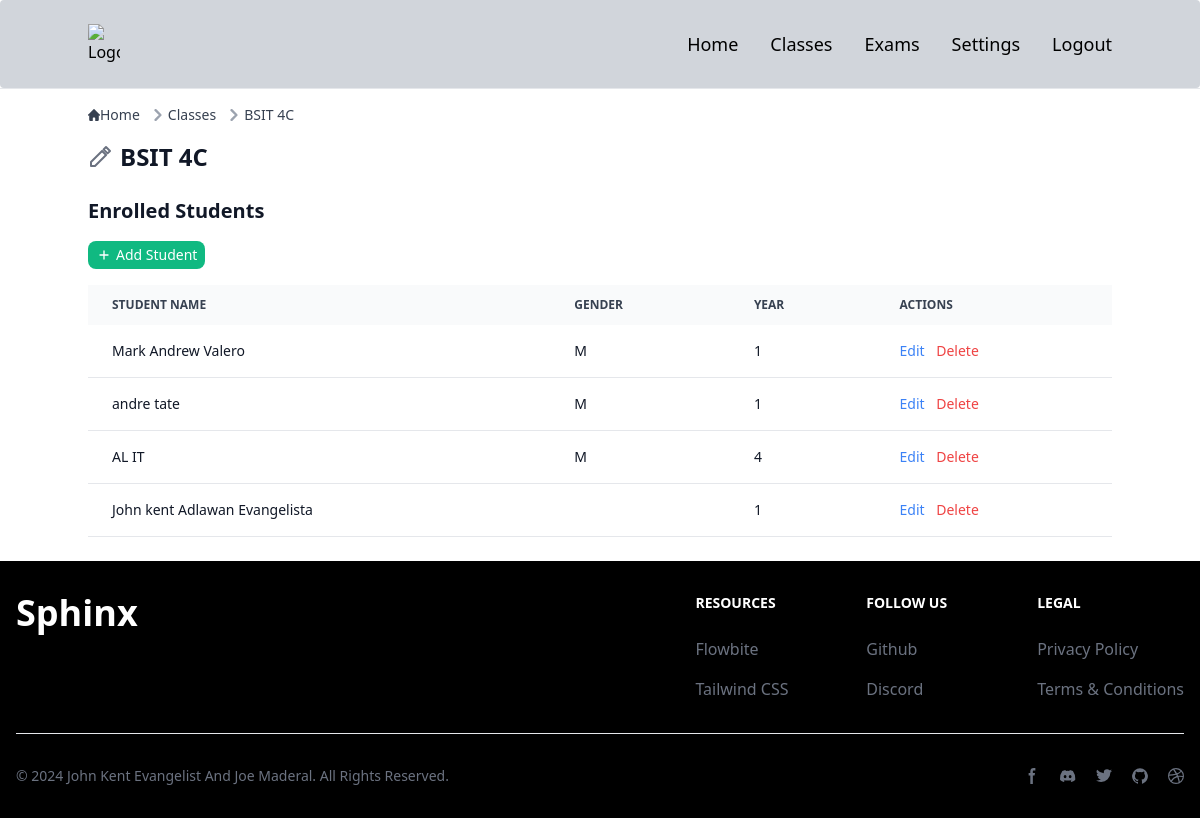
Screenshot of /classes/1/ (signed in) with the database file from the repository.
### smartscoreapp/models.py (models this page shows, shortened)
class Class(models.Model):
    name = models.CharField(max_length=100)
    description = models.TextField(blank=True)
    user = models.ForeignKey(settings.AUTH_USER_MODEL, on_delete=models.CASCADE)

class Student(models.Model):
    GENDER_CHOICES = [
        ('M', 'Male'),
        ('F', 'Female'),
        ('O', 'Other'),
    ]
    name = models.CharField(max_length=100)
    year = models.IntegerField()
    gender = models.CharField(max_length=1, choices=GENDER_CHOICES)
    assigned_class = models.ForeignKey(Class, on_delete=models.CASCADE, related_name='students')

### smartscoreapp/views.py (the view)
# urls.py: path('classes/<int:class_id>/', class_detail_view, name='class_detail'),
@login_required
def class_detail_view(request, class_id):
    user_instance = request.user  # Get the logged-in User instance
    class_instance = get_object_or_404(Class, id=class_id)
    if class_instance.user != user_instance:
        raise PermissionDenied("You are not authorized to view this class.")
    students = Student.objects.filter(assigned_class=class_instance)
    context = {
        'class': class_instance,
        'students': students,
    }
    return render(request, 'class_detail.html', context)

### templates/classes/class_detail.html (shortened to what this page needs)
{% extends "base.html" %}
{% block content %}
  <nav class="flex mb-4" aria-label="Breadcrumb">
    <ol class="inline-flex items-center space-x-1 md:space-x-2 rtl:space-x-reverse">
      <li class="inline-flex items-center">
        <a href="{% url 'index' %}" class="inline-flex items-center text-sm font-medium text-gray-700 hover:text-blue-600 dark:text-gray-400 dark:hover:text-white">
          Home
        </a>
      </li>
      <li class="flex items-center">
        <svg class="rtl:rotate-180 w-3 h-3 text-gray-400 mx-1" aria-hidden="true" xmlns="http://www.w3.org/2000/svg" fill="none" viewBox="0 0 6 10">
          <path stroke="currentColor" stroke-linecap="round" stroke-linejoin="round" stroke-width="2" d="m1 9 4-4-4-4"/>
        </svg>
        <a href="{% url 'classes' %}" class="text-sm font-medium text-gray-700 hover:text-blue-600 dark:text-gray-400 dark:hover:text-white">Classes</a>
      </li>
      <li class="flex items-center">
        <svg class="rtl:rotate-180 w-3 h-3 text-gray-400 mx-1" aria-hidden="true" xmlns="http://www.w3.org/2000/svg" fill="none" viewBox="0 0 6 10">
          <path stroke="currentColor" stroke-linecap="round" stroke-linejoin="round" stroke-width="2" d="m1 9 4-4-4-4"/>
        </svg>
        <span class="text-sm font-medium text-gray-700 dark:text-gray-400">{{ class.name }}</span>
      </li>
    </ol>
  </nav>
  <div class="mb-6 flex items-center cursor-pointer" onclick="openUpdateClassModal()">
    <h1 class="text-2xl font-semibold text-gray-900 dark:text-white" onclick="openUpdateClassModal()">{{ class.name }}</h1>
  </div>
  <h2 class="text-xl font-semibold text-gray-900 dark:text-white mb-4">Enrolled Students</h2>
  <div class="mb-4">
    <button
      class="flex items-center text-sm text-white bg-green-500 hover:bg-green-600 px-2 py-1 rounded-lg focus:outline-none"
      onclick="openAddStudentModal()">
      <svg class="w-4 h-4 mr-1" fill="none" stroke="currentColor" viewBox="0 0 24 24" xmlns="http://www.w3.org/2000/svg">
        <path stroke-linecap="round" stroke-linejoin="round" stroke-width="2" d="M12 6v6m0 0v6m0-6h6m-6 0H6"></path>
      </svg>
      Add Student
    </button>
  </div>
<div class="relative overflow-x-auto mb-6">
  <table class="w-full text-sm text-left rtl:text-right text-gray-500 dark:text-gray-400">
    <thead class="text-xs text-gray-700 uppercase bg-gray-50 dark:bg-gray-700 dark:text-gray-400">
      <tr>
        <th scope="col" class="px-6 py-3">Student Name</th>
        <th scope="col" class="px-6 py-3">Gender</th>
        <th scope="col" class="px-6 py-3">Year</th>
        <th scope="col" class="px-6 py-3">Actions</th>
      </tr>
    </thead>
    <tbody>
      {% for student in students %}
        <tr class="bg-white border-b dark:bg-gray-800 dark:border-gray-700">
          <td class="px-6 py-4 font-medium text-gray-900 dark:text-white">{{ student.name }}</td>
          <td class="px-6 py-4 text-gray-900 dark:text-white">{{ student.gender }}</td>
          <td class="px-6 py-4 text-gray-900 dark:text-white">{{ student.year }}</td>
          <td class="px-6 py-4">
            <button class="text-blue-500 hover:text-blue-600 dark:text-blue-400 dark:hover:text-blue-500 mr-2"
              onclick="openEditModal('{{ student.id }}', '{{ student.name }}', '{{ student.gender }}', '{{ student.year }}')">Edit</button>
            <button class="text-red-500 hover:text-red-600 dark:text-red-400 dark:hover:text-red-500"
              onclick="openDeleteModal('{{ student.id }}', '{{ student.name }}')">Delete</button>
          </td>
        </tr>
      {% empty %}
        <tr class="bg-white border-b dark:bg-gray-800 dark:border-gray-700">
          <td colspan="4" class="px-6 py-4 text-center text-gray-500 dark:text-gray-400">No students enrolled yet.</td>
        </tr>
      {% endfor %}
    </tbody>
  </table>
</div>
{% endblock %}

### rows the page displays
Class: name "BSIT 4C"
Student: name "Mark Andrew Valero", gender "M", year "1"
Student: name "andre tate", gender "M", year "1"
Student: name "AL IT", gender "M", year "4"
Student: name "John kent Adlawan Evangelista", year "1"
